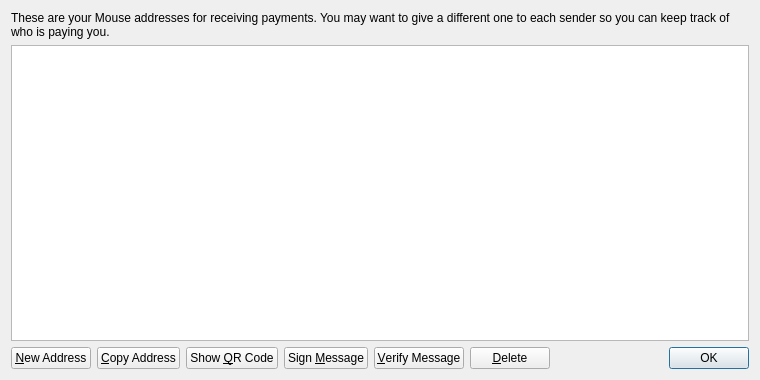
<?xml version="1.0" encoding="UTF-8"?>
<ui version="4.0">
 <class>AddressBookPage</class>
 <widget class="QWidget" name="AddressBookPage">
  <property name="geometry">
   <rect>
    <x>0</x>
    <y>0</y>
    <width>760</width>
    <height>380</height>
   </rect>
  </property>
  <property name="windowTitle">
   <string>Address Book</string>
  </property>
  <layout class="QVBoxLayout" name="verticalLayout">
   <item>
    <widget class="QLabel" name="labelExplanation">
     <property name="text">
      <string>These are your Mouse addresses for receiving payments. You may want to give a different one to each sender so you can keep track of who is paying you.</string>
     </property>
     <property name="textFormat">
      <enum>Qt::PlainText</enum>
     </property>
     <property name="wordWrap">
      <bool>true</bool>
     </property>
    </widget>
   </item>
   <item>
    <widget class="QTableView" name="tableView">
     <property name="contextMenuPolicy">
      <enum>Qt::CustomContextMenu</enum>
     </property>
     <property name="toolTip">
      <string>Double-click to edit address or label</string>
     </property>
     <property name="tabKeyNavigation">
      <bool>false</bool>
     </property>
     <property name="selectionMode">
      <enum>QAbstractItemView::SingleSelection</enum>
     </property>
     <property name="selectionBehavior">
      <enum>QAbstractItemView::SelectRows</enum>
     </property>
     <property name="sortingEnabled">
      <bool>true</bool>
     </property>
     <attribute name="verticalHeaderVisible">
      <bool>false</bool>
     </attribute>
    </widget>
   </item>
   <item>
    <layout class="QHBoxLayout" name="horizontalLayout">
     <item>
      <widget class="QPushButton" name="newAddressButton">
       <property name="toolTip">
        <string>Create a new address</string>
       </property>
       <property name="text">
        <string>&amp;New Address</string>
       </property>
      </widget>
     </item>
     <item>
      <widget class="QPushButton" name="copyToClipboard">
       <property name="toolTip">
        <string>Copy the currently selected address to the system clipboard</string>
       </property>
       <property name="text">
        <string>&amp;Copy Address</string>
       </property>
      </widget>
     </item>
     <item>
      <widget class="QPushButton" name="showQRCode">
       <property name="text">
        <string>Show &amp;QR Code</string>
       </property>
      </widget>
     </item>
     <item>
      <widget class="QPushButton" name="signMessage">
       <property name="toolTip">
        <string>Sign a message to prove you own a Mouse address</string>
       </property>
       <property name="text">
        <string>Sign &amp;Message</string>
       </property>
      </widget>
     </item>
     <item>
      <widget class="QPushButton" name="verifyMessage">
       <property name="toolTip">
        <string>Verify a message to ensure it was signed with a specified Mouse address</string>
       </property>
       <property name="text">
        <string>&amp;Verify Message</string>
       </property>
      </widget>
     </item>
     <item>
      <widget class="QPushButton" name="deleteButton">
       <property name="toolTip">
        <string>Delete the currently selected address from the list</string>
       </property>
       <property name="text">
        <string>&amp;Delete</string>
       </property>
      </widget>
     </item>
     <item>
      <spacer name="horizontalSpacer">
       <property name="orientation">
        <enum>Qt::Horizontal</enum>
       </property>
       <property name="sizeHint" stdset="0">
        <size>
         <width>40</width>
         <height>20</height>
        </size>
       </property>
      </spacer>
     </item>
     <item>
      <widget class="QDialogButtonBox" name="buttonBox">
       <property name="sizePolicy">
        <sizepolicy hsizetype="Maximum" vsizetype="Fixed">
         <horstretch>0</horstretch>
         <verstretch>0</verstretch>
        </sizepolicy>
       </property>
       <property name="standardButtons">
        <set>QDialogButtonBox::Ok</set>
       </property>
      </widget>
     </item>
    </layout>
   </item>
  </layout>
 </widget>
 <resources>
  <include location="../bitcoin.qrc"/>
 </resources>
 <connections/>
</ui>
